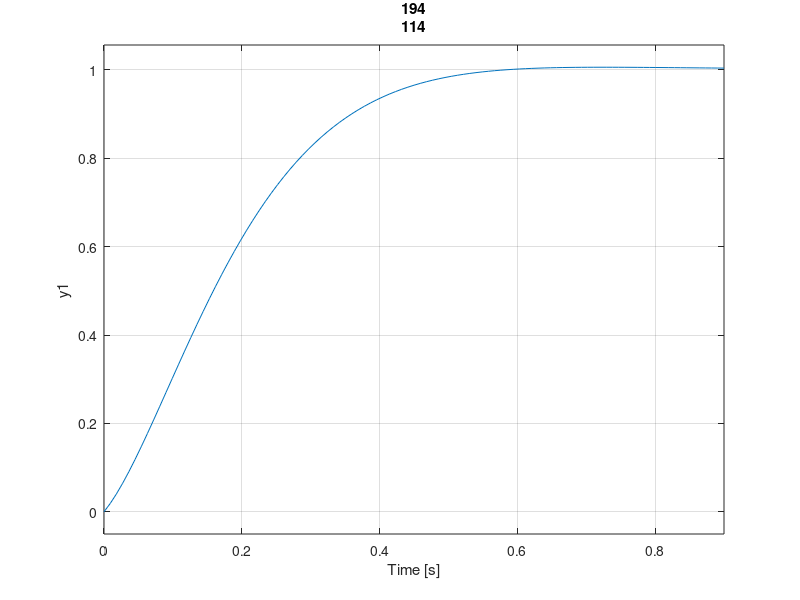

Reproduce this figure in MATLAB. (Note: this script raises an error after producing the figure.)
tic
KH = load('KH'); KH = KH.tfResult; % 대조군
% SB = load('KH_0918'); SB = SB.tfResult; % 실험군
% SB = load('SB'); SB = SB.tfResult; % 실험군
% SB = load('KH_discrete'); SB = SB.tfResult; % 실험군
% SB = load('KH_sweep'); SB = SB.tfResult; % 실험군

SB = load('GAIN_ref'); SB = SB.tfResult;

KH_mix = load('KH_mix'); KH_mix = KH_mix.tfResult;
SB_mix = load('GAIN_ref_mix'); SB_mix = SB_mix.tfResult;
Flag = ["Roll","v","Y","Pitch","u","X","Yaw","w","Alt"];
FlagMix = ["P->A","P->V","P->P"];

BW_KH = zeros(1,9); BW_SB = zeros(1,9);
BW_KH_mix = zeros(1,3); BW_SB_mix = zeros(1,3);
stepResult{2,12} = [];
stepSse = zeros(2,12);

figure(5)
clf
for i = 1:9
    subplot(3,3,i)
    hold on
    grid on
    y1 = step(tf(KH{i}.Num,KH{i}.Den));
    y2 = step(tf(SB{i}.Num,SB{i}.Den));
    step(tf(KH{i}.Num,KH{i}.Den));
    step(tf(SB{i}.Num,SB{i}.Den));
    title("Step "+Flag(i))
    BW_KH(i) = bandwidth(tf(KH{i}.Num,KH{i}.Den));
    BW_SB(i) = bandwidth(tf(SB{i}.Num,SB{i}.Den));
    stepResult{1,i} = stepinfo(tf(KH{i}.Num,KH{i}.Den));
    stepResult{2,i} = stepinfo(tf(SB{i}.Num,SB{i}.Den));
    stepSse(1,i) = 1 - y1(end);
    stepSse(2,i) = 1 - y2(end);
    grid on
end
disp('c1')

figure(6)
clf
GMPM_KH = zeros(9,4);
GMPM_SB = zeros(9,4);
for i = 1:9
    subplot(3,3,i)
    hold on
    [Gm,Pm,Wcg,Wcp] = margin(tf(KH{i}.Num,KH{i}.Den));
    margin(tf(KH{i}.Num,KH{i}.Den));
    GMPM_KH(i,:) = [mag2db(Gm),Pm,Wcg,Wcp];
    [Gm,Pm,Wcg,Wcp] = margin(tf(SB{i}.Num,SB{i}.Den));
    margin(tf(SB{i}.Num,SB{i}.Den));
    GMPM_SB(i,:) = [mag2db(Gm),Pm,Wcg,Wcp];
    grid on
    title("Bode "+Flag(i))
    grid on
end
disp('c2')
%%mix code
figure(7)
clf
for i = 1:3
    subplot(3,1,i)
    hold on
    grid on
    step(tf(KH_mix{i}.Num,KH_mix{i}.Den))
    step(tf(SB_mix{i}.Num,SB_mix{i}.Den))
    title("Step "+FlagMix(i))
    BW_KH_mix(i) = bandwidth(tf(KH_mix{i}.Num,KH_mix{i}.Den));
    BW_SB_mix(i) = bandwidth(tf(SB_mix{i}.Num,SB_mix{i}.Den));
    stepResult{1,i+9} = stepinfo(tf(KH_mix{i}.Num,KH_mix{i}.Den));
    stepResult{2,i+9} = stepinfo(tf(SB_mix{i}.Num,SB_mix{i}.Den));
    grid on
end
disp('c3')
figure(8)
clf
GMPM_KH_mix = zeros(3,4);
GMPM_SB_mix = zeros(3,4);
for i = 1:3
    subplot(3,1,i)
    hold on
    grid on
    [Gm,Pm,Wcg,Wcp]=margin(tf(KH_mix{i}.Num,KH_mix{i}.Den));
    GMPM_KH_mix(i,:) = [mag2db(Gm),Pm,Wcg,Wcp];
    margin(tf(KH_mix{i}.Num,KH_mix{i}.Den));
    [Gm,Pm,Wcg,Wcp]=margin(tf(SB_mix{i}.Num,SB_mix{i}.Den));
    GMPM_SB_mix(i,:) = [mag2db(Gm),Pm,Wcg,Wcp];
    margin(tf(SB_mix{i}.Num,SB_mix{i}.Den));
    title("Bode "+FlagMix(i))
    grid on
end
disp('c4')

stepRise = zeros(2,12);
stepSettle = zeros(2,12);
stepOver = zeros(2,12);
for i = 1:12
    stepRise(1,i) = stepResult{1,i}.RiseTime;
    stepRise(2,i) = stepResult{2,i}.RiseTime;
    stepSettle(1,i) = stepResult{1,i}.SettlingTime;
    stepSettle(2,i) = stepResult{2,i}.SettlingTime;
    stepOver(1,i) = stepResult{1,i}.Overshoot;
    stepOVer(2,i) = stepResult{1,i}.Overshoot;
end


figure(9)
clf
subplot(6,1,1)
bar([[BW_KH,BW_KH_mix]'/pi/2,[BW_SB,BW_SB_mix]'/pi/2])
xticklabels([Flag,FlagMix])
grid on
title('BandWidth')
ylabel('hz')
legend('KH','SB')

subplot(6,1,2)
bar([[GMPM_KH(:,1);GMPM_KH_mix(:,1)],[GMPM_SB(:,1);GMPM_SB_mix(:,1)]])
xticklabels([Flag,FlagMix])
grid on
title('Gain Margin')
ylabel('db')

subplot(6,1,3)
bar([[GMPM_KH(:,2);GMPM_KH_mix(:,2)],[GMPM_SB(:,2);GMPM_SB_mix(:,2)]])
xticklabels([Flag,FlagMix])
grid on
title('Phase Margin')
ylabel('deg')

subplot(6,1,4)
bar([stepRise(1,:)',stepRise(2,:)'])
xticklabels([Flag,FlagMix])
grid on
title('Rise Time')
ylabel('s')

subplot(6,1,5)
bar([stepSettle(1,:)',stepSettle(2,:)'])
xticklabels([Flag,FlagMix])
grid on
title('Settling Time')
ylabel('s')

subplot(6,1,6)
bar([abs(stepSse(1,:)'),abs(stepSse(2,:)')])
xticklabels([Flag,FlagMix])
grid on
title('SSE')
ylabel(' ')
toc